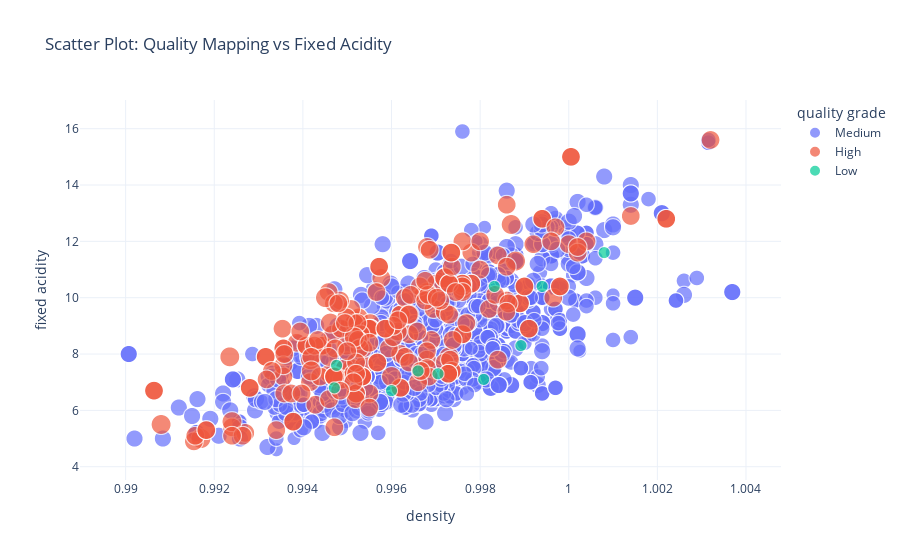

Notebook cell for this chart:
### Code cell
# Create the scatter plot
fig = px.scatter(df_quality_labeled, 
                 x='density', 
                 y='fixed acidity', 
                 color='quality grade', 
                 size='quality',
                 title='Scatter Plot: Quality Mapping vs Fixed Acidity',
                 template='plotly_white')

# Show the plot
fig.show()

### Figure 1 — Plotly figure (JSON) as saved in the notebook; plotly's stock layout.template omitted (floating-point values rounded to 4 significant figures; data arrays with more than 128 entries replaced by an {"elided": "..."} marker saying what was removed)
{"data": [{"hovertemplate": "quality grade=Medium<br>density=%{x}<br>fixed acidity=%{y}<br>quality=%{marker.size}<extra></extra>", "legendgroup": "Medium", "marker": {"color": "#636efa", "size": {"elided": "1372 int values"}, "sizemode": "area", "sizeref": 0.02, "symbol": "circle"}, "mode": "markers", "name": "Medium", "showlegend": true, "type": "scattergl", "x": {"elided": "1372 float values"}, "xaxis": "x", "y": {"elided": "1372 float values"}, "yaxis": "y"}, {"hovertemplate": "quality grade=High<br>density=%{x}<br>fixed acidity=%{y}<br>quality=%{marker.size}<extra></extra>", "legendgroup": "High", "marker": {"color": "#EF553B", "size": {"elided": "217 int values"}, "sizemode": "area", "sizeref": 0.02, "symbol": "circle"}, "mode": "markers", "name": "High", "showlegend": true, "type": "scattergl", "x": {"elided": "217 float values"}, "xaxis": "x", "y": {"elided": "217 float values"}, "yaxis": "y"}, {"hovertemplate": "quality grade=Low<br>density=%{x}<br>fixed acidity=%{y}<br>quality=%{marker.size}<extra></extra>", "legendgroup": "Low", "marker": {"color": "#00cc96", "size": [3, 3, 3, 3, 3, 3, 3, 3, 3, 3], "sizemode": "area", "sizeref": 0.02, "symbol": "circle"}, "mode": "markers", "name": "Low", "showlegend": true, "type": "scattergl", "x": [1.001, 0.9994, 0.9966, 0.9983, 0.9989, 0.9948, 0.9947, 0.997, 0.9981, 0.996], "xaxis": "x", "y": [11.6, 10.4, 7.4, 10.4, 8.3, 7.6, 6.8, 7.3, 7.1, 6.7], "yaxis": "y"}], "layout": {"legend": {"itemsizing": "constant", "title": {"text": "quality grade"}, "tracegroupgap": 0}, "title": {"text": "Scatter Plot: Quality Mapping vs Fixed Acidity"}, "xaxis": {"anchor": "y", "domain": [0, 1], "title": {"text": "density"}}, "yaxis": {"anchor": "x", "domain": [0, 1], "title": {"text": "fixed acidity"}}}}
